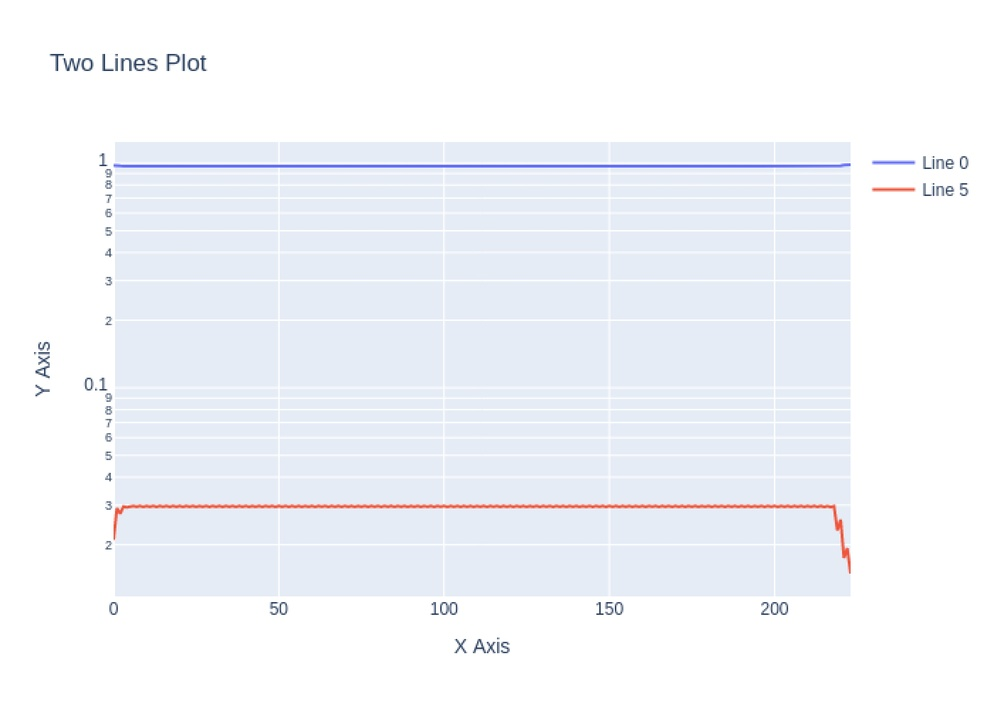
#> input picture scaled_up_image.jpg, 994 x 710 px, shrunk from 2800 x 2000 before the run
$ python -i extract_direction.py   (imports and definitions only)
#> lines starting #> are read from the running program, lines starting #| are printed output that depends on the picture; after the words box and inside, x2 and y2 are one past the last pixel; in counts of white or black regions, pixels touching at a corner belong together
#> further down, picture is the input picture: shape (710, 994, 3); mean B, G, R 249.5, 244.8, 242.3
import numpy as np
from os import walk
import cv2
from sklearn.decomposition import PCA
import matplotlib.pyplot as plt

def convert_nonzero_pixels_to_points(image):
    # Get non-zero pixel coordinates
    nonzero_pixels = np.transpose(np.nonzero(image))

    # Create array of points with x and y coordinates
    points = np.zeros((nonzero_pixels.shape[0], 2))
    points[:, 0] = nonzero_pixels[:, 1]  # x-coordinate
    points[:, 1] = nonzero_pixels[:, 0]  # y-coordinate

    return points

def apply_pca(points):
    # Perform PCA
    pca = PCA(n_components=1)
    pca.fit(points)

    # Transform points to the principal component space
    transformed_points = pca.transform(points)
    transformed_points = pca.inverse_transform(transformed_points)

    # Return the transformed points and the explained variance ratios
    return transformed_points

def plot_points(points):
    # Extract x and y coordinates
    x = points[:, 0]
    y = points[:, 1]

    # Create a scatter plot
    plt.scatter(x, y)
    plt.xlabel('Principal Component 1')
    plt.ylabel('Principal Component 2')
    plt.title('Points After PCA')
    plt.show()


def extract_and_plot_direction(image):
    # Step 2: Convert to grayscale if necessary
    if len(image.shape) == 3:
        gray_image = cv2.cvtColor(image, cv2.COLOR_BGR2GRAY)
    else:
        gray_image = image

    points = convert_nonzero_pixels_to_points(image)
#> points = 2117220 pairs, first value 0 to 993, second value 0 to 709
#plot_points(points)


    plt.imshow(cv2.cvtColor(image * 20, cv2.COLOR_BGR2RGB))
    plt.axis('off')


    # plot_points(points)

    print(points)
#> (printed output is left out)
    pca = apply_pca(points)
#> in apply_pca, `transformed_points = pca.inverse_transform(transformed_points)`: transformed_points = 2117220 pairs, first value 0 to 993, second value 354.5 to 354.5
#> pca has the same summary as transformed_points in apply_pca
    print(pca)
#> (printed output is left out)
    print(points.shape)
#| (2117220, 2)
    print(pca)
#> (printed output is left out)
    # plot_points(pca)
    pca = np.rint(pca).astype(int)
#> pca = 2117220 pairs, first value 0 to 993, second value 354 to 354

    sorted_points = sorted(pca, key=lambda p: (p[0], p[1]))
#> sorted_points = 2117220 items
    # Get the starting and endpoint of the line
    start_point = sorted_points[0]
#> start_point = [0, 354]
    end_point = sorted_points[-1]
#> end_point = [993, 354]


    median_x = np.median(pca[:, 0])
#> median_x = 496.5
    median_y = np.median(pca[:, 1])
#> median_y = 354

    grasp_point = (median_x, median_y)
#> grasp_point = (496.5, 354)
    orientation_point = (start_point)
#> orientation_point = [0, 354]

    line_image = cv2.line(image.copy()*15, start_point, end_point, (255), 1)
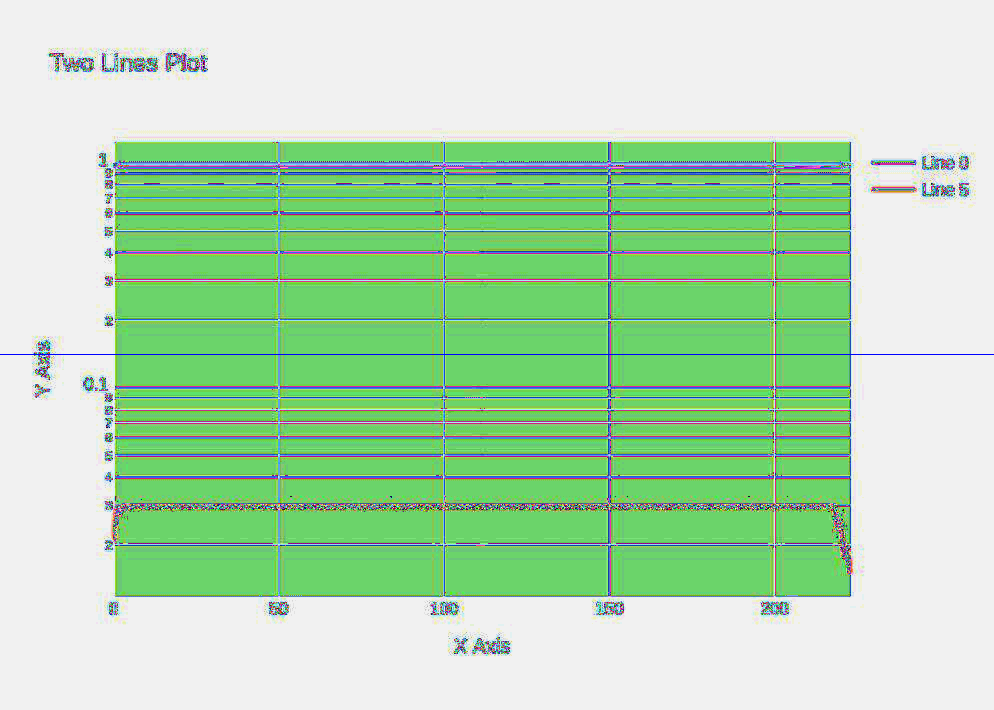
#> line_image: shape (710, 994, 3); mean B, G, R 178.7, 217.9, 178.1

    cv2.circle(line_image, (int(median_x), int(median_y)), 3, 255, -1)
#> line_image: shape (710, 994, 3); under 0.01% of pixels changed, all inside (x1, y1, x2, y2) = (494, 351, 499, 358)

    # Display the image with the line
    plt.imshow(cv2.cvtColor(line_image, cv2.COLOR_BGR2RGB))
    plt.axis('off')
    plt.show()
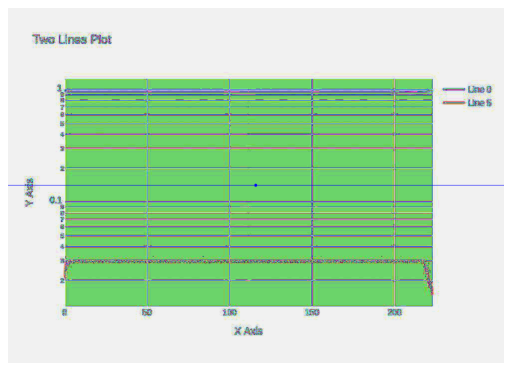
#> figure drawn by matplotlib, 1 panel

    return grasp_point, orientation_point


# Step 1: Load the image
# [12 lines not run here, left out]

>>> import cv2
>>> picture = cv2.imread('../scaled_up_image.jpg')
>>> result = extract_and_plot_direction(picture)
#> result = ((496.5, 354), [0, 354])

$ run again, on model.png
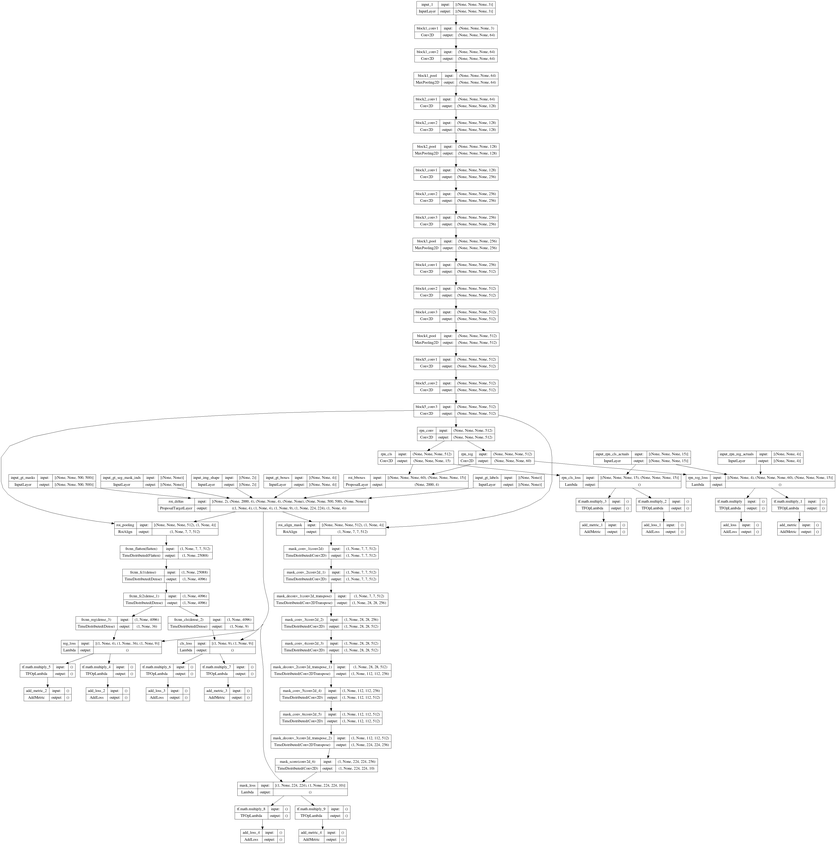
#> input picture model.png, 836 x 844 px, shrunk from 4078 x 4119 before the run
#> picture is the input picture: shape (844, 836, 3); min 0, max 255, mean 250.7
#> in extract_and_plot_direction, `points = convert_nonzero_pixels_to_points(image)`: points = 2116701 pairs, first value 0 to 835, second value 0 to 843
#> (printed output is left out)
#> transformed_points = 2116701 pairs, first value 417.2 to 417.8, second value -0.289 to 843.3
#> in extract_and_plot_direction, `pca = apply_pca(points)`: pca has the same summary as transformed_points in apply_pca
#> (printed output is left out)
#| (2116701, 2)
#> (printed output is left out)
#> in extract_and_plot_direction, `pca = np.rint(pca).astype(int)`: pca = 2116701 pairs, first value 417 to 418, second value 0 to 843
#> sorted_points = 2116701 items
#> start_point = [417, 0]
#> end_point = [418, 843]
#> median_x = 418
#> median_y = 421
#> grasp_point = (418, 421)
#> orientation_point = [417, 0]
#> in extract_and_plot_direction, `line_image = cv2.line(image.copy()*15, start_point, end_point, (255), 1)`:
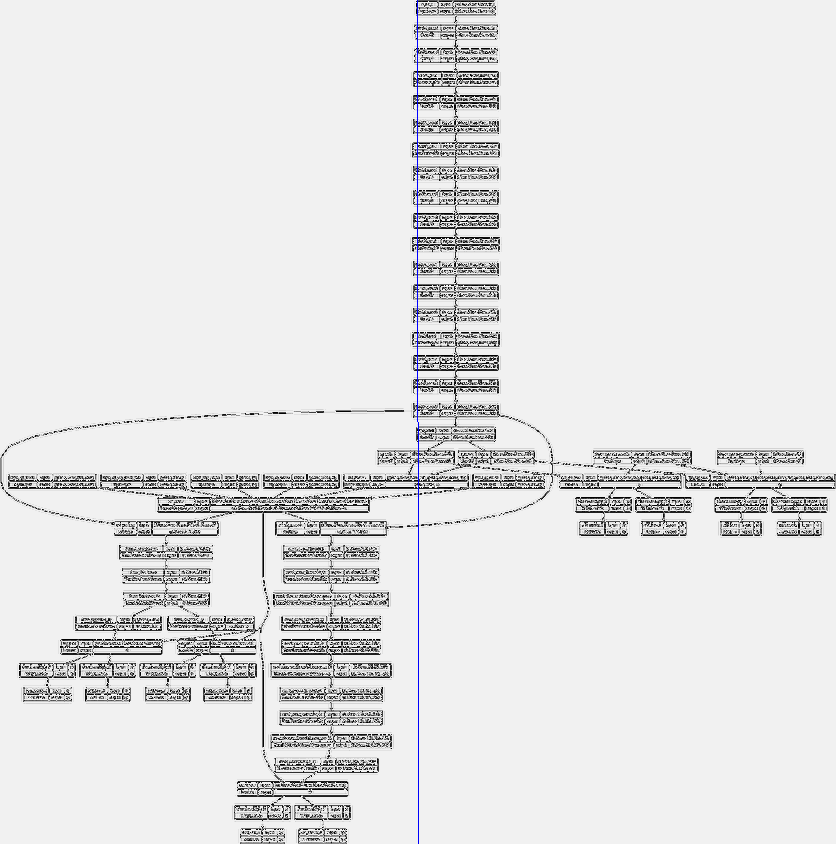
#> line_image: shape (844, 836, 3); mean B, G, R 228.2, 227.9, 227.9
#> in extract_and_plot_direction, `plt.show()`:
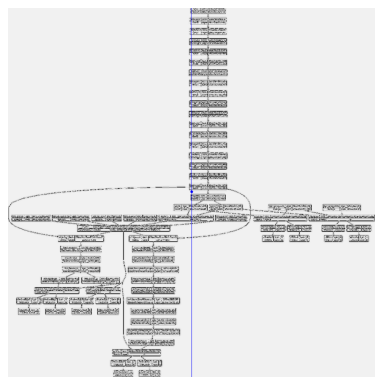
#> figure drawn by matplotlib, 1 panel
#> result = ((418, 421), [417, 0])
